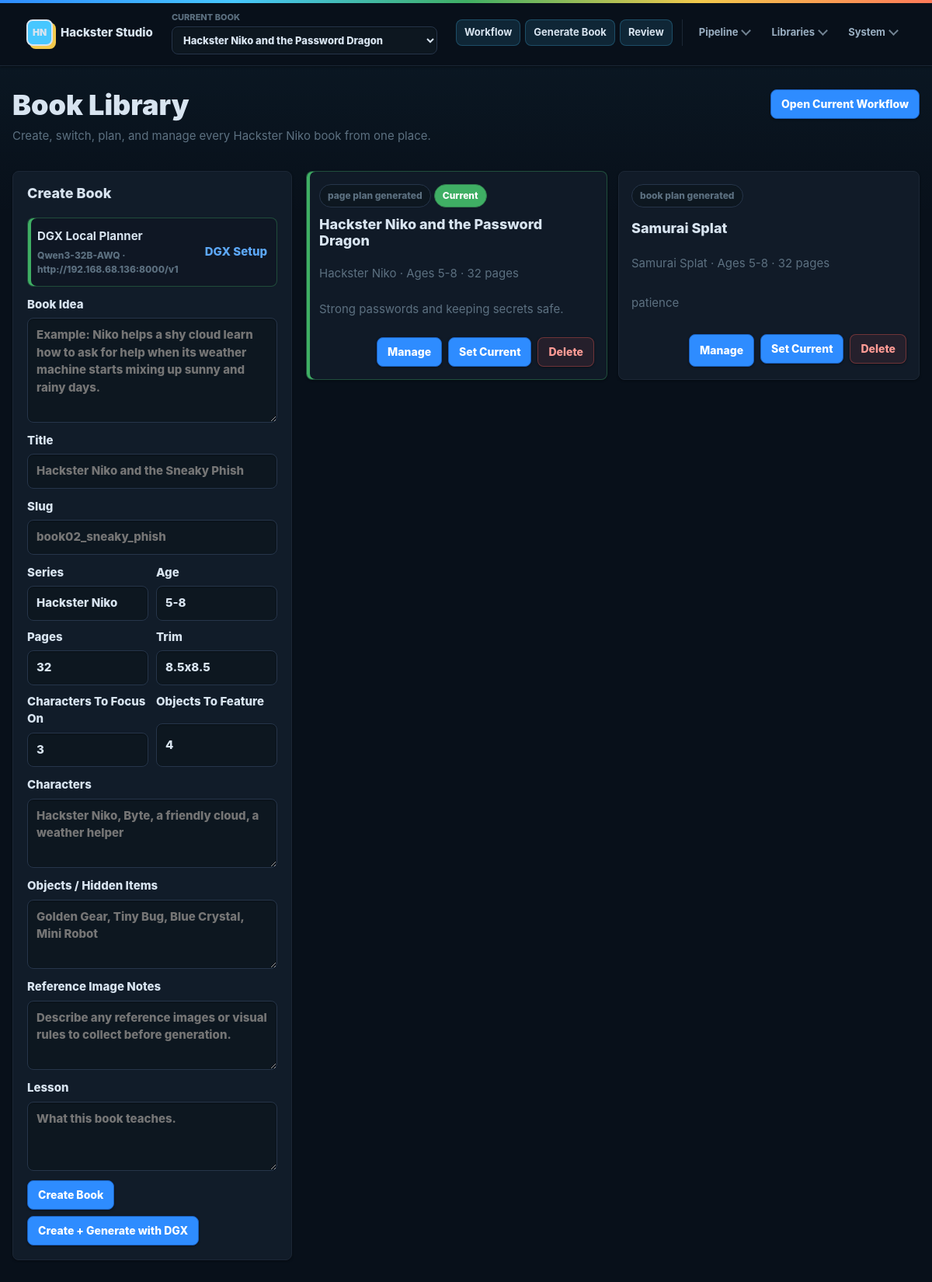
/books, run on the app's committed database.
### hackster_studio/models.py (models this page shows)
class Book(SQLModel, table=True):
    id: int | None = Field(default=None, primary_key=True)
    title: str = Field(index=True)
    slug: str = Field(index=True, unique=True)
    series: str = ""
    target_age: str = ""
    lesson: str = ""
    page_count: int = 32
    trim_size: str = "8.5x8.5"
    status: str = "planning"
    created_at: datetime = Field(default_factory=utc_now)
    updated_at: datetime = Field(default_factory=utc_now)

### hackster_studio/main.py (the view)
@app.get("/books", response_class=HTMLResponse)
def books(request: Request, session: Session = Depends(get_session)) -> HTMLResponse:
    active_slug = current_book_slug(request, session)
    return templates.TemplateResponse(
        request,
        "books.html",
        {
            "books": list_books(session),
            "ai_settings": openai_settings(),
            **book_nav_context(session, active_slug),
        },
    )

### hackster_studio/templates/books.html (shortened to what this page needs)
{% extends "base.html" %}
{% block content %}
<section class="page-head">
  <div>
    <h1>Book Library</h1>
    <p>Create, switch, plan, and manage every Hackster Niko book from one place.</p>
  </div>
  <div class="button-row">
    <a class="button-link" href="/workflow">Open Current Workflow</a>
  </div>
</section>
<section class="book-library-layout">
  <form class="editor book-create-form" method="post" action="/books" data-planner-form>
    <h2>Create Book</h2>
    <div class="ai-status-card {{ 'is-ready' if ai_settings.dgx_configured else 'needs-setup' }}">
      <strong>DGX Local Planner</strong>
      <span>{{ ai_settings.dgx_text_model }} · {{ ai_settings.dgx_base_url }}</span>
      <a href="/settings/ai">DGX Setup</a>
    </div>
    <label>Book Idea
      <textarea name="idea" rows="5" placeholder="Example: Niko helps a shy cloud learn how to ask for help when its weather machine starts mixing up sunny and rainy days."></textarea>
    </label>
    <label>Title <input name="title" placeholder="Hackster Niko and the Sneaky Phish"></label>
    <label>Slug <input name="slug" placeholder="book02_sneaky_phish"></label>
    <div class="form-grid">
      <label>Series <input name="series" value="Hackster Niko"></label>
      <label>Age <input name="target_age" value="5-8"></label>
      <label>Pages <input name="page_count" type="number" min="1" max="96" value="32"></label>
      <label>Trim <input name="trim_size" value="8.5x8.5"></label>
      <label>Characters To Focus On <input name="character_count" type="number" min="1" max="12" value="3"></label>
      <label>Objects To Feature <input name="object_count" type="number" min="1" max="12" value="4"></label>
    </div>
    <label>Characters
      <textarea name="characters" rows="3" placeholder="Hackster Niko, Byte, a friendly cloud, a weather helper"></textarea>
    </label>
    <label>Objects / Hidden Items
      <textarea name="objects" rows="3" placeholder="Golden Gear, Tiny Bug, Blue Crystal, Mini Robot"></textarea>
    </label>
    <label>Reference Image Notes
      <textarea name="reference_notes" rows="3" placeholder="Describe any reference images or visual rules to collect before generation."></textarea>
    </label>
    <label>Lesson <textarea name="lesson" rows="3" placeholder="What this book teaches."></textarea></label>
    <div class="button-row">
      <button type="submit">Create Book</button>
      <button type="submit" name="planner_engine" value="dgx">Create + Generate with DGX</button>
    </div>
  </form>
  <div class="book-card-grid">
    {% for book in books %}
    <article class="book-card {{ 'is-current' if book.slug == book_nav.current_slug else '' }}">
      <div>
        <span class="workflow-pill">{{ book.status }}</span>
        {% if book.slug == book_nav.current_slug %}<span class="workflow-pill is-complete">Current</span>{% endif %}
      </div>
      <h2>{{ book.title }}</h2>
      <p>{{ book.series }} · Ages {{ book.target_age }} · {{ book.page_count }} pages</p>
      <p>{{ book.lesson or "No lesson set yet." }}</p>
      <div class="button-row">
        <a class="button-link" href="/books/{{ book.slug }}">Manage</a>
        <form method="post" action="/books/{{ book.slug }}/set-current">
          <button type="submit">Set Current</button>
        </form>
        <form method="post" action="/books/{{ book.slug }}/delete" onsubmit='return confirm({{ ("Delete " ~ book.title ~ " and all generated files for this book? This cannot be undone.")|tojson }});'>
          <button class="button-danger" type="submit">Delete</button>
        </form>
      </div>
    </article>
    {% else %}
    <div class="notice">No books yet. Create the first one here.</div>
    {% endfor %}
  </div>
</section>
{% endblock %}

### hackster_studio/templates/base.html (shortened to what this page needs)
<!doctype html>
<html lang="en" class="dark">
  <head>
    <link rel="stylesheet" href="/static/app.css">
  </head>
  <body>
    {% set active_book_slug = book_nav.current_slug if book_nav is defined else "" %}
    {% set book_query = "?book_slug=" ~ active_book_slug if active_book_slug else "" %}
    <header class="topbar">
      <a class="brand" href="/workflow">
        <span class="brand-mark" aria-hidden="true">HN</span>
        <span>Hackster Studio</span>
      </a>
      {% if book_nav is defined %}
      <form class="book-switcher" method="post" data-book-switcher>
        <label>
          <span>Current Book</span>
          <select name="book_slug" onchange="this.form.action='/books/' + this.value + '/set-current'; this.form.submit()">
            {% for nav_book in book_nav.books %}
            <option value="{{ nav_book.slug }}" {{ "selected" if nav_book.slug == book_nav.current_slug else "" }}>
              {{ nav_book.title }}
            </option>
            {% endfor %}
          </select>
        </label>
      </form>
      {% endif %}
      <nav class="nav" aria-label="Primary navigation">
        <div class="nav-primary">
          <a class="nav-link nav-link--primary" href="/workflow{{ book_query }}">Workflow</a>
          <a class="nav-link nav-link--primary" href="/book-generation{{ book_query }}">Generate Book</a>
          <a class="nav-link nav-link--primary" href="/story-maker{{ book_query }}{{ '&page=1' if active_book_slug else '?page=1' }}">Review</a>
        </div>
        <div class="nav-groups">
          <details class="nav-menu">
            <summary>Pipeline</summary>
          </details>
          <details class="nav-menu">
            <summary>Libraries</summary>
          </details>
          <details class="nav-menu">
            <summary>System</summary>
          </details>
        </div>
      </nav>
    </header>
    <main class="shell">
      {% block content %}{% endblock %}
    </main>
  </body>
</html>

### data on the page
Book: status "page plan generated", shows "Current", title "Hackster Niko and the Password Dragon", series "Hackster Niko", target_age "5-8", page_count "32", lesson "Strong passwords and keeping secrets safe."
Book: status "book plan generated", title "Samurai Splat", series "Samurai Splat", target_age "5-8", page_count "32", lesson "patience"

### other printed values
{{ ai_settings.dgx_text_model }} "Qwen3-32B-AWQ"
{{ ai_settings.dgx_base_url }} "http://192.168.68.136:8000/v1"
form field book_slug "Hackster Niko and the Password Dragon"
